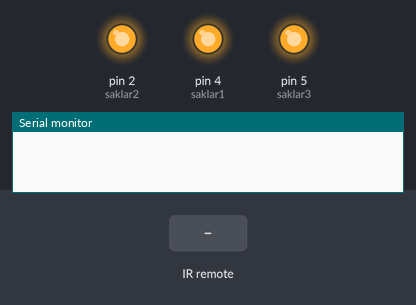
Bench run of a sketch on a simulated Arduino Uno, built with avr-gcc and run on an emulated ATmega328P. Parts: output pins drawn as LEDs (lit = HIGH), the last lines printed to the serial monitor. The test bench sets the inputs (shaded band).

Above: at 1.2 s.
1.3 s: infrared code 0x20DF10EF received
At 2.5 s:
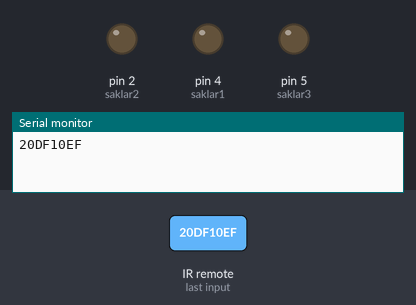
2.8 s: infrared code 0x20DF8877 received
At 3.8 s:
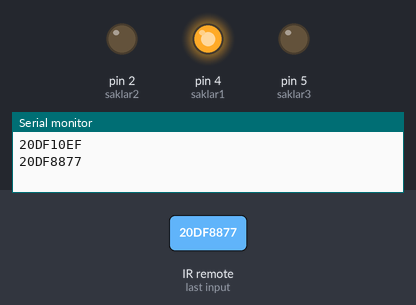
4.3 s: infrared code 0x20DF48B7 received
At 4.9 s:
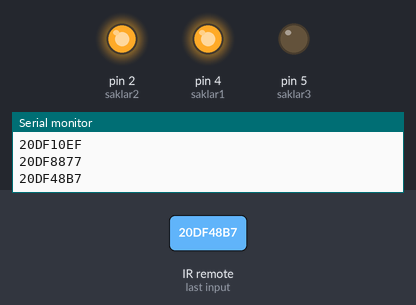
5.8 s: infrared code 0x5173760C received
At 6.7 s:
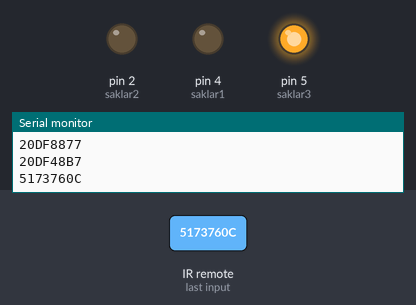
7.3 s: infrared code 0x60C110A8 received
At 7.8 s:
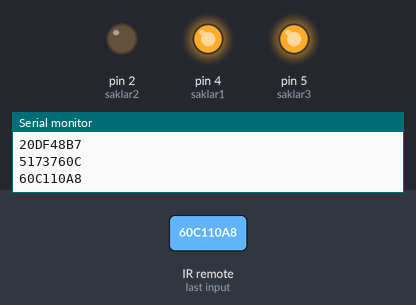
8.8 s: infrared code 0x200850AF received
At 9.6 s:
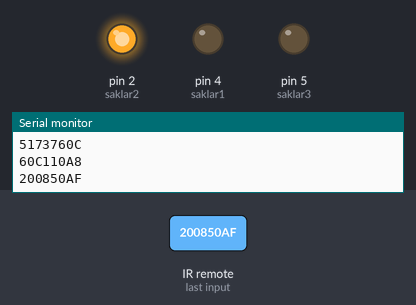
Timing chart, 0 to 11.4 s (numbered marks = the images above; inputs shaded):
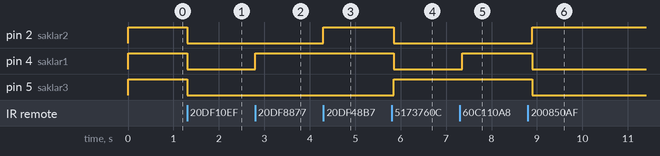

Measured:
- after the input at 1.3 s, pin 2 (saklar2), pin 4 (saklar1), pin 5 (saklar3): HIGH → LOW at once
- after the input at 2.8 s, pin 4 (saklar1): LOW → HIGH at once
- after the input at 4.3 s, pin 2 (saklar2): LOW → HIGH at once
- after the input at 5.8 s, pin 2 (saklar2), pin 4 (saklar1): HIGH → LOW after 0.05 s; pin 5 (saklar3): LOW → HIGH after 0.05 s
- after the input at 7.3 s, pin 4 (saklar1): LOW → HIGH after 0.05 s
- after the input at 8.8 s, pin 2 (saklar2): LOW → HIGH after 0.10 s; pin 4 (saklar1), pin 5 (saklar3): HIGH → LOW after 0.10 s

The sketch:

SOR_v1.0.ino
```cpp
/* NAME PROJECT : SWITCH ON ALL REMOTE IR
 * Creator      : PRD GROUP 2019
 * powered by arduino
 */

#include<IRremote.h>

int all_remote = A0;
int saklar1 = 4;
int saklar2 = 2;
int saklar3 = 5;

IRrecv tombol_remote(all_remote);
decode_results kode_remote;

void setup() {
  // put your setup code here, to run once:

  Serial.begin(9600);
  tombol_remote.enableIRIn();

  pinMode(saklar1,OUTPUT);
  pinMode(saklar2,OUTPUT);
  pinMode(saklar3,OUTPUT);

  digitalWrite(saklar1,HIGH);
  digitalWrite(saklar2,HIGH);
  digitalWrite(saklar3,HIGH);

}

void loop() {
  // put your main code here, to run repeatedly:

  if (tombol_remote.decode(&kode_remote))
  {
    remote1();
    remote2();
    remote3();

    Serial.println(kode_remote.value, HEX);
    tombol_remote.resume();

  }
}

void remote1(){
  //untuk remote tv LG
    switch (kode_remote.value){
      case 0x20DF10EF :
        digitalWrite(saklar1, !digitalRead(saklar1));
        digitalWrite(saklar2, !digitalRead(saklar2));
        digitalWrite(saklar3, !digitalRead(saklar3));
        break;

      case 0x20DF8877 :
        digitalWrite(saklar1, !digitalRead(saklar1));
        break;

      case 0x20DF48B7 :
        digitalWrite(saklar2, !digitalRead(saklar2));
        break;

      case 0x20DFC837 :
        digitalWrite(saklar3, !digitalRead(saklar3));
        break;
        default:
        break;
    }

    delay(50);
}

void remote2(){
  //untuk remote dvd polytron
    switch (kode_remote.value){
      case 0x5173760C :
        digitalWrite(saklar1, !digitalRead(saklar1));
        digitalWrite(saklar2, !digitalRead(saklar2));
        digitalWrite(saklar3, !digitalRead(saklar3));
        break;

      case 0x60C110A8 :
        digitalWrite(saklar1, !digitalRead(saklar1));
        break;

      case 0xA0884347 :
        digitalWrite(saklar2, !digitalRead(saklar2));
        break;

      case 0x2993106E :
        digitalWrite(saklar3, !digitalRead(saklar3));
        break;
        default:
        break;
    }

    delay(50);
}

void remote3(){
  //untuk remote tv receiver
    switch (kode_remote.value){
      case 0x200850AF :
        digitalWrite(saklar1, !digitalRead(saklar1));
        digitalWrite(saklar2, !digitalRead(saklar2));
        digitalWrite(saklar3, !digitalRead(saklar3));
        break;

      case 0x2008807F :
        digitalWrite(saklar1, !digitalRead(saklar1));
        break;

      case 0x200840BF :
        digitalWrite(saklar2, !digitalRead(saklar2));
        break;

      case 0x2008C03F :
        digitalWrite(saklar3, !digitalRead(saklar3));
        break;
        default:
        break;
    }

    delay(50);
}
```
